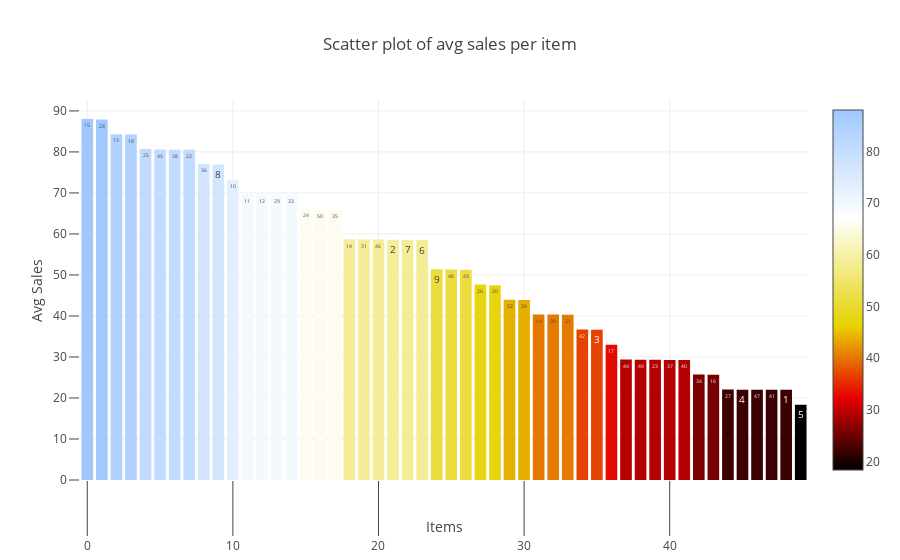

This figure's notebook cell:
### Code cell
#Great! Let us visualize these average sales per item!

avg_sales_per_item_across_stores_sorted = avg_sales_per_item_across_stores_df.avg_sale.values
# Scatter plot of average sales per item
sales_item_data = go.Bar(
    x=[i for i in range(0, 50)],
    y=avg_sales_per_item_across_stores_sorted,
    marker=dict(
        color=avg_sales_per_item_across_stores_sorted,
        colorscale='Blackbody',
        showscale=True
    ),
    text = avg_sales_per_item_across_stores_df.item.values
)
data = [sales_item_data]

sales_item_layout = go.Layout(
    autosize= True,
    title= 'Scatter plot of avg sales per item',
    hovermode= 'closest',
    xaxis= dict(
        title= 'Items',
        ticklen= 55,
        zeroline= False,
        gridwidth= 1,
    ),
    yaxis=dict(
        title= 'Avg Sales',
        ticklen= 10,
        zeroline= False,
        gridwidth= 1,
    ),
    showlegend= False
)
fig = go.Figure(data=data, layout=sales_item_layout)
py.iplot(fig,filename='scatter_sales_item')

### Figure 1 — Plotly figure (JSON) as saved in the notebook; plotly's stock layout.template omitted (floating-point values rounded to 4 significant figures)
{"data": [{"uid": "f83d3f39-f1c1-4b57-8055-0d37c5177928", "text": [15, 28, 13, 18, 25, 45, 38, 22, 36, 8, 10, 11, 12, 29, 33, 24, 50, 35, 14, 31, 46, 2, 7, 6, 9, 48, 43, 26, 20, 32, 39, 19, 30, 21, 42, 3, 17, 44, 49, 23, 37, 40, 34, 16, 27, 4, 47, 41, 1, 5], "y": [88.03, 87.88, 84.32, 84.28, 80.69, 80.58, 80.52, 80.5, 77.03, 76.95, 73.23, 69.66, 69.63, 69.62, 69.56, 66.04, 65.88, 65.8, 58.68, 58.64, 58.64, 58.57, 58.53, 58.5, 51.39, 51.35, 51.29, 47.64, 47.52, 43.98, 43.88, 40.36, 40.34, 40.32, 36.69, 36.64, 32.99, 29.4, 29.34, 29.3, 29.26, 29.25, 25.74, 25.66, 22.05, 22.01, 22.0, 22.0, 21.98, 18.36], "marker": {"color": [88.03, 87.88, 84.32, 84.28, 80.69, 80.58, 80.52, 80.5, 77.03, 76.95, 73.23, 69.66, 69.63, 69.62, 69.56, 66.04, 65.88, 65.8, 58.68, 58.64, 58.64, 58.57, 58.53, 58.5, 51.39, 51.35, 51.29, 47.64, 47.52, 43.98, 43.88, 40.36, 40.34, 40.32, 36.69, 36.64, 32.99, 29.4, 29.34, 29.3, 29.26, 29.25, 25.74, 25.66, 22.05, 22.01, 22.0, 22.0, 21.98, 18.36], "showscale": true, "colorscale": "Blackbody"}, "x": [0, 1, 2, 3, 4, 5, 6, 7, 8, 9, 10, 11, 12, 13, 14, 15, 16, 17, 18, 19, 20, 21, 22, 23, 24, 25, 26, 27, 28, 29, 30, 31, 32, 33, 34, 35, 36, 37, 38, 39, 40, 41, 42, 43, 44, 45, 46, 47, 48, 49], "type": "bar"}], "layout": {"autosize": true, "title": {"text": "Scatter plot of avg sales per item"}, "yaxis": {"zeroline": false, "ticklen": 10, "gridwidth": 1, "title": {"text": "Avg Sales"}}, "showlegend": false, "xaxis": {"zeroline": false, "ticklen": 55, "gridwidth": 1, "title": {"text": "Items"}}, "hovermode": "closest"}}
